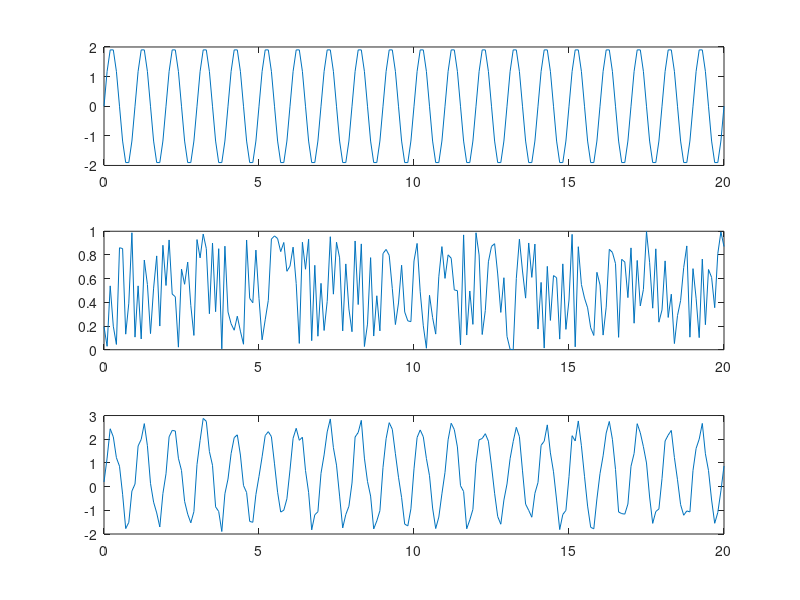

Here is the MATLAB script that generated this plot:
close all;
clc;

n = 0:0.1:20;

x1 = 2*sin(2*pi*n);

subplot(3,1,1)
plot(n, x1)

[a N] = size(n);

x2 = rand(1,N);

subplot(3,1,2)
plot(n, x2)

x = x1+x2;
subplot(3,1,3)
plot(n,x)


